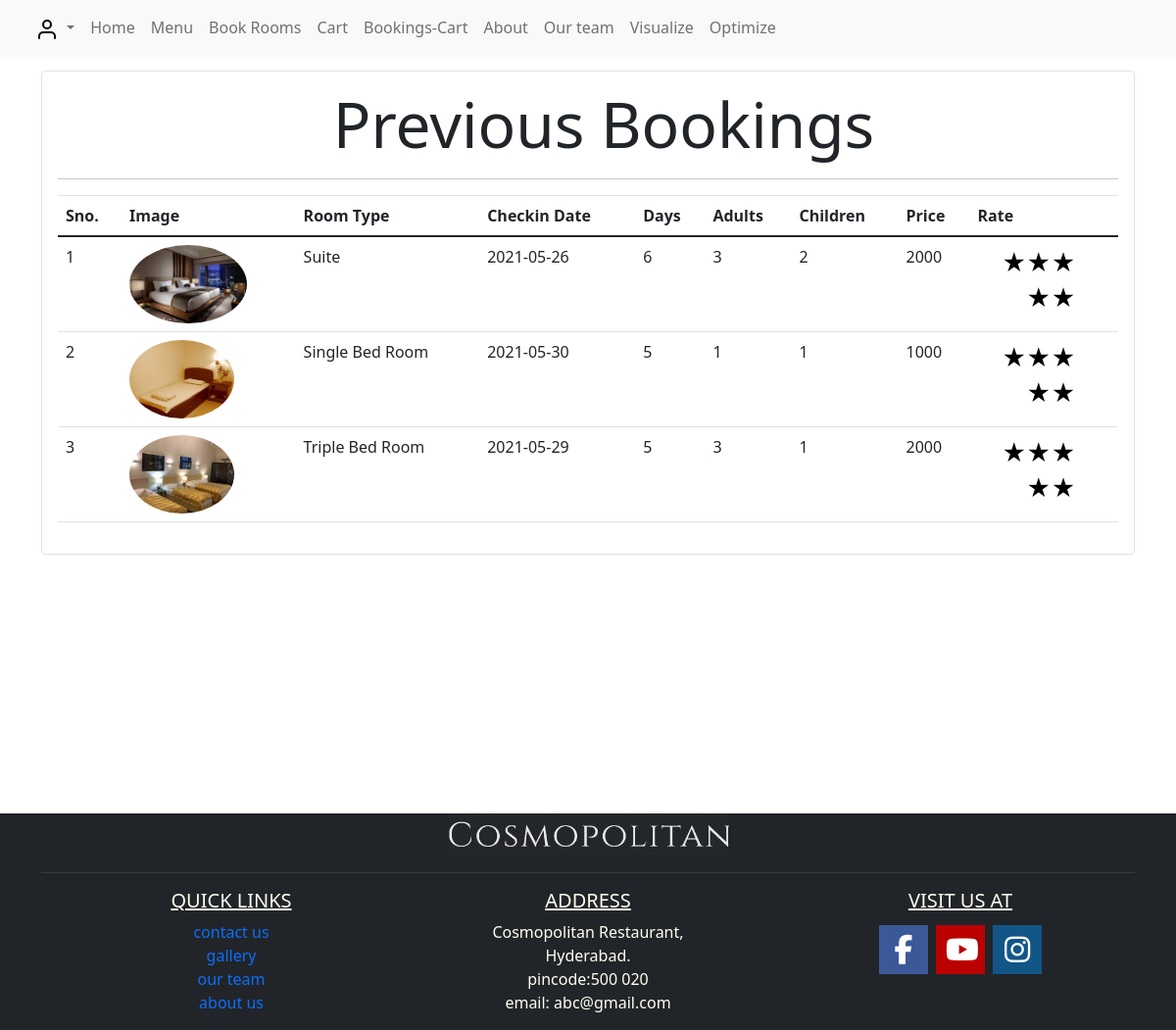
/rorders/ (signed in), run on the app's committed database.
### store/models.py (models this page shows, shortened)
class RoomOrder(models.Model):
    item=models.ForeignKey(Room, on_delete=models.CASCADE)
    username = models.CharField(max_length=255)
    checkin=models.CharField(max_length=50)
    price=models.IntegerField()
    days=models.IntegerField()
    adult=models.IntegerField()
    children=models.IntegerField()
    streetaddress = models.CharField(max_length=255)
    locality = models.CharField(max_length=255)
    city = models.CharField(max_length=255)
    pincode = models.IntegerField()
    phone=models.IntegerField()
    total=models.IntegerField()
    date=models.DateField(default=datetime.datetime.now)
    @staticmethod
    def get_Roomorders_by_customer(user):
        return RoomOrder.objects.filter(username=user)

class Room(models.Model):
    name = models.CharField(max_length=255)
    image = models.ImageField(upload_to='images/')
    description=models.CharField(max_length=255)
    price = models.IntegerField(default='0')
    stars = models.IntegerField(default='0')
    adult=models.IntegerField(default=0)
    children=models.IntegerField(default=0)

### store/views.py (the view)
# urls.py: path('rorders/', views.roomorders, name='roomorders'),
@login_required(redirect_field_name='next')
def roomorders(request):
    user = request.user.username
    roomname = request.POST.get('roomname')
    print(roomname)
    roooms = RoomOrder.get_Roomorders_by_customer(user)
    rate = request.POST.get('rate')
    stars = request.POST.get('rating[rating]')
    if request.method == 'POST':
        s = Room.objects.get(name=roomname)
        s.stars = float(stars)
        s.save()
    itemname = request.POST.get('itemname')
    return render(request, 'roomorders.html', {'orders': roooms})

### store/templates/roomorders.html (shortened to what this page needs)
{% load static %}
<!DOCTYPE html>
<html lang="en">
<head>
  <link rel="stylesheet" href="https://maxcdn.bootstrapcdn.com/bootstrap/4.0.0/css/bootstrap.min.css"
>
    <link href="https://cdn.jsdelivr.net/npm/bootstrap@5.0.0-beta1/dist/css/bootstrap.min.css" rel="stylesheet">
    <link rel="stylesheet" href="https://cdnjs.cloudflare.com/ajax/libs/font-awesome/4.7.0/css/font-awesome.min.css">
    <link rel="stylesheet" href="{% static 'home.css' %}">
    {% load cart %}
</head>
<body>
    <div class="fixed-top">
      <nav class="navbar navbar-expand-lg navbar-light bg-light">
        <div class="container-fluid">
          <div class="collapse navbar-collapse" id="navbarNav">
            <ul class="navbar-nav">
            <li class="nav-item dropdown">
          <a class="nav-link dropdown-toggle" href="#" id="navbarDropdown" role="button" data-bs-toggle="dropdown" aria-expanded="false">
            <img src="{{ '/media/images/user.svg' }}">
          </a>
        </li>
              <li class="nav-item">
                <a class="nav-link" href="{% url 'store:home' %}">Home</a>
              </li>
              <li class="nav-item">
                <a class="nav-link" aria-current="page" href="{% url 'store:menu' %}">Menu</a>
              </li>
              <li class="nav-item">
                <a class="nav-link" href="{% url 'store:rooms' %}">Book Rooms</a>
              </li>
              {% if user.is_authenticated %}
              <li class="nav-item">
                <a class="nav-link" href="{% url 'store:cart' %}">Cart</a>
              </li>
              <li class="nav-item">
                <a class="nav-link" href="{% url 'store:roomcart' %}">Bookings-Cart</a>
              </li>
              {% endif %}
              <li class="nav-item">
                <a class="nav-link" href="{% url 'store:about' %}">About</a>
              </li>
              <li class="nav-item">
                <a class="nav-link" href="{% url 'store:home' %}#ourteam">Our team</a>
              </li>
              {% if user.username == 'admin' %}
              <li class="nav-item">
                <a class="nav-link" href="{% url 'store:visualize' %}">Visualize</a>
              </li>
              <li class="nav-item">
                <a class="nav-link" href="{% url 'store:optimize' %}">Optimize</a>
              </li>
              {% endif %}
            </ul>
          </div>
        </div>
    </nav>
    </div>
<br><br><br>
<div class="container">
   <div class="border rounded p-3 m-43">
        <p class="display-3 pl-3 ml-3" style="text-align:center">Previous Bookings</p>
        <hr>
        <table class="table">
            <thead>
                <tr>
                    <th>Sno.</th>
                    <th>Image</th>
                    <th>Room Type</th>
                    <th>Checkin Date</th>
                    <th>Days</th>
                    <th>Adults</th>
                    <th>Children</th>
                    <th>Price</th>
                    <th>Rate</th>
                </tr>
            </thead>
            <tbody>
                {% for order in orders %}
                <tr>
                    <td>{{forloop.counter}}</td>
                    <td><img style="height: 80px;" class="rounded-circle" src="{{order.item.image.url}}" alt=""></td>
                    <td>{{order.item.name}}</td>
                    <td>{{order.checkin}}</td>
                    <td>{{order.days}}</td>
                    <td>{{order.adult}}</td>
                    <td>{{order.children}}</td>
                    <td>{{order.price}}</td>
                    <td><form action="" method="POST">
  <button type="submit" name="rating[rating]" value="5">&#9733;</button>
  <button type="submit" name="rating[rating]" value="4">&#9733;</button>
  <button type="submit" name="rating[rating]" value="3">&#9733;</button>
  <button type="submit" name="rating[rating]" value="2">&#9733;</button>
  <button type="submit" name="rating[rating]" value="1">&#9733;</button>
                    </form></td>
                </tr>
                {% endfor %}
            </tbody>
        </table>
   </div>
</div>
<br><br><br><br><br><br><br><br><br><br><br>
    <div class="bg-dark footer">
    <div class="container">
       <div class="row text-center">
         <a href="home.html"><img src="{{ '/media/images/below-logo.jpeg' }}" ></a>
       </div>
       <hr style="color:gray">
       <div class="row text-center" style="color: ivory;">
         <div class="col">
           <ul>
              <h5><u>QUICK LINKS</u></h5>
             <li>
              <a href="contact.html">contact us</a>
            </li>
            <li>
              <a href="gallery.html">gallery</a>
            </li>
            <li>
              <a href="home.html#ourteam">our team</a>
            </li>
            <li>
              <a href="aboutus.html">about us</a>
            </li>
           </ul>
         </div>
         <div class="col">
          <h5><u>ADDRESS</u></h5>
          <p>Cosmopolitan Restaurant,<br>Hyderabad.<br>pincode:500 020<br>email: abc@gmail.com</p>
         </div>
         <div class="col">
           <h5><u>VISIT US AT</u></h5>
           <a href="#facebook" class="fa fa-facebook"></a>
           <a href="https://youtu.be/mAFltQ2H8nA" class="fa fa-youtube"></a>
           <a href="#instagram" class="fa fa-instagram"></a>
         </div>
       </div>
    </div>
  </div>
</body>
</html>

### store/static/home.css (style rules this page uses)
.footer > .container > .row > .col > ul > li { color: rgb(243, 238, 230); }
.footer > .container > .row > .col > ul > li > a { text-decoration: none; }
.footer > .container > .row > .col > ul { list-style-type:none }
.fa { padding: 10px; font-size: 30px; width: 50px; text-align: center; text-decoration: none; margin: 5px 2px; }
.fa-youtube { background: #bb0000; color: white; }
.fa-instagram { background: #125688; color: white; }
.fa-facebook { background: #3B5998; color: white; }

### store/templates/roomorders.html (style rules this page uses)
form { width: 100px; }
button { border: 0; background: transparent; font-size: 1.5em; margin: 0; padding: 0; float: right; }

### data on the page
RoomOrder: item.image (picture), item.name "Suite", checkin "2021-05-26", days "6", adult "3", children "2", price "2000"
RoomOrder: item.image (picture), item.name "Single Bed Room", checkin "2021-05-30", days "5", adult "1", children "1", price "1000"
RoomOrder: item.image (picture), item.name "Triple Bed Room", checkin "2021-05-29", days "5", adult "3", children "1", price "2000"
